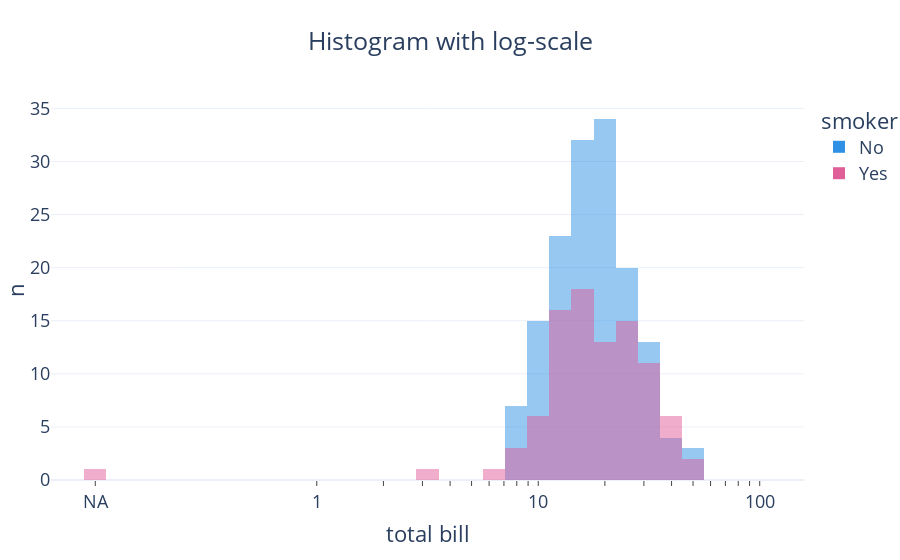

The cell this chart's notebook holds for it:
### Code cell
fig = px.histogram(tips, x="log10_total_bill", color="smoker", nbins=30,
hover_data=dict(log10_total_bill=False),
range_x=[tickvals.min() - 0.2, tickvals.max() + 0.2],
title="Histogram with log-scale", barmode="overlay")
fig.update_xaxes(ticks="outside", ticktext=ticktext, tickvals=tickvals, tickangle=0)
fig.update_layout(xaxis_title="total bill", yaxis_title="n", title_x=0.5, margin=dict(l=0))
fig.show()

### Figure 1 — Plotly figure (JSON) as saved in the notebook; plotly's stock layout.template omitted (floating-point values rounded to 4 significant figures; data arrays with more than 128 entries replaced by an {"elided": "..."} marker saying what was removed)
{"data": [{"alignmentgroup": "True", "bingroup": "x", "hovertemplate": "smoker=No<br>count=%{y}<extra></extra>", "legendgroup": "No", "marker": {"color": "#2E91E5", "opacity": 0.5}, "name": "No", "nbinsx": 30, "offsetgroup": "No", "orientation": "v", "showlegend": true, "type": "histogram", "x": {"elided": "151 float values"}, "xaxis": "x", "yaxis": "y"}, {"alignmentgroup": "True", "bingroup": "x", "hovertemplate": "smoker=Yes<br>count=%{y}<extra></extra>", "legendgroup": "Yes", "marker": {"color": "#E15F99", "opacity": 0.5}, "name": "Yes", "nbinsx": 30, "offsetgroup": "Yes", "orientation": "v", "showlegend": true, "type": "histogram", "x": [1.58, 1.051, 1.307, 1.14, 1.042, 1.262, 0.4871, 1.176, 1.429, 1.403, 1.253, 1.289, 1.514, 1.462, 0.7597, 1.213, 1.604, 1.436, 1.08, 1.322, 1.055, 1.187, 1.646, 1.351, 1.186, 1.312, 1.402, 1.156, 1.204, 1.243, 1.025, 1.027, 1.706, 1.199, 0.8603, 1.503, 1.226, 1.517, 1.253, 1.161, 0.9823, 1.539, 1.54, 1.368, 1.657, 1.365, 1.608, 1.32, 1.484, 1.259, 1.364, 1.196, 1.297, 1.454, 1.19, 1.22, 1.015, 1.635, 1.114, 1.131, 1.272, 1.105, 1.114, 1.215, 1.312, 1.217, 1.425, 1.588, 1.385, 1.106, 1.478, 1.413, 1.123, 1.45, 1.111, 1.449, 1.064, 0.8887, 1.479, 1.085, 1.128, 0.9335, 1.128, 1.211, 1.004, 1.345, 1.38, 1.196, 1.191, 1.1, 1.516, -1, 1.355], "xaxis": "x", "yaxis": "y"}], "layout": {"barmode": "overlay", "legend": {"title": {"text": "smoker"}, "tracegroupgap": 0}, "margin": {"l": 0}, "title": {"text": "Histogram with log-scale", "x": 0.5}, "xaxis": {"anchor": "y", "domain": [0, 1], "range": [-1.2, 2.2], "tickangle": 0, "ticks": "outside", "ticktext": ["NA", 1, " ", " ", " ", " ", " ", " ", " ", " ", 10, " ", " ", " ", " ", " ", " ", " ", " ", 100], "tickvals": [-1, 0, 0.301, 0.4771, 0.6021, 0.699, 0.7782, 0.8451, 0.9031, 0.9542, 1, 1.301, 1.477, 1.602, 1.699, 1.778, 1.845, 1.903, 1.954, 2], "title": {"text": "total bill"}}, "yaxis": {"anchor": "x", "domain": [0, 1], "title": {"text": "n"}}}}
